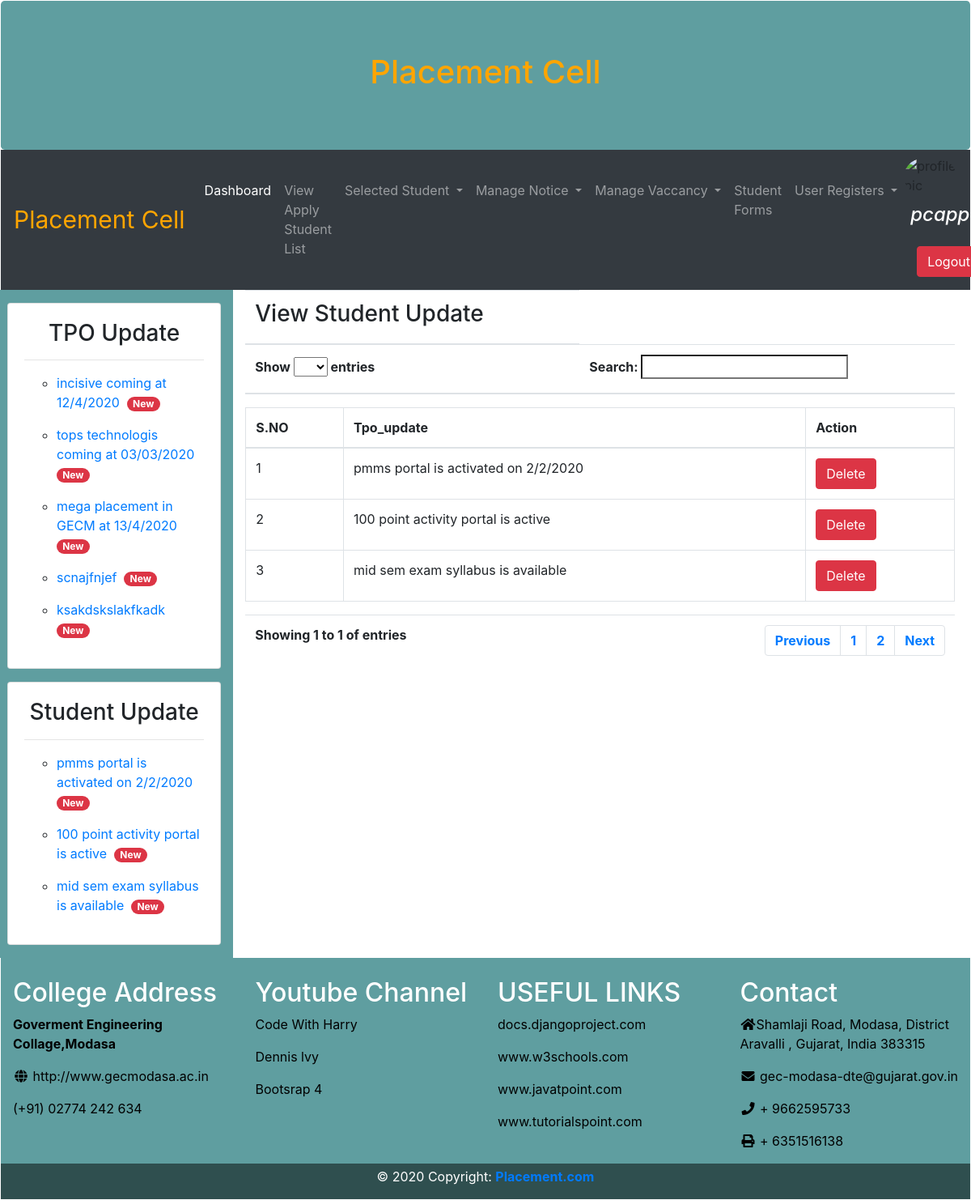
The page /pcadmin/view_student_update/ (signed in) on the database its author committed.
### pcapp/models.py (models this page shows, shortened)
class Tpo_Update(models.Model):
    tpo_update = models.TextField(max_length=300, default='1')

class Student_Update(models.Model):
    student_update = models.TextField(max_length=300, null=True)

### pcapp/decorators.py (the view)
    def wrapper_func(request, *args, **kwargs):
        group = None
        if request.user.groups.exists():
            group = request.user.groups.all()[0].name
        if group == 'student':
            return redirect('student_dashboard')
        if group == 'company':
            return redirect('company_dashboard')
        if group == 'admin':
            return view_func(request, *args, **kwargs)
        else:
            return HttpResponse("You are not authorized to view this page...")

### pcapp/views.py (called while the page is built)
@login_required(login_url='login')
@admin_only
def view_student_update(request):
    tpo = Tpo_Update.objects.all()
    studupdate = Student_Update.objects.all()
    context = {'tpo': tpo, 'studupdate': studupdate}
    return render(request, 'view_student_update.html', context)

### pcapp/templates/view_student_update.html (shortened to what this page needs)
{% extends 'admin.html' %}
{% block body %}
<table class="table">
    <thead>
    <tr>
        <th><h3>View Student Update</h3></th>
    </tr>
    <tr>
        <th><label>Show</label>
            <select name="tablesize">
                <option value="10" selected>{{n}}</option>
                <option value="15">15</option>
            </select>
            <label>entries</label>
        </th>
        <th>
            <label>Search:</label>
            <input type="search" name="search">
        </th>
    </tr>
    </thead>
</table>
<table class="table table-bordered">
    <tr>
        <th>S.NO</th>
        <th>Tpo_update</th>
        <th>Action</th>
    </tr>
    <tbody>
    {% for i in studupdate %}
    <tr>
        <td> {{ forloop.counter}}</td>
        <td>{{i.student_update}}</td>
        <td>
            <a href="{% url 'delete_student_update' i.id %}">
                <button class="btn btn-danger">Delete</button>
            </a>
        </td>
    </tr>
    {% endfor %}
    </tbody>
</table>
<table class="table">
    <tr>
        <th>Showing 1 to 1 of {{n}} entries</th>
        <th colspan="4">
            <ul class="pagination justify-content-end">
                <li class="page-item"><a class="page-link" href="javascript:void(0);">Previous</a></li>
                <li class="page-item"><a class="page-link" href="javascript:void(0);">1</a></li>
                <li class="page-item"><a class="page-link" href="javascript:void(0);">2</a></li>
                <li class="page-item"><a class="page-link" href="javascript:void(0);">Next</a></li>
            </ul>
        </th>
    </tr>
</table>
{% endblock %}

### pcapp/templates/basic.html (shortened to what this page needs)
<!DOCTYPE html>
{% load static %}
<html lang="en">
<head>
    <link rel="stylesheet" href="https://maxcdn.bootstrapcdn.com/bootstrap/4.4.1/css/bootstrap.min.css">
    <link rel="stylesheet" href="https://use.fontawesome.com/releases/v5.7.0/css/all.css"
>
    <link rel="stylesheet" href="media/pcapp/css/homecss.css" type="text/css">
</head>
<body>
<div class="container-flauid" style="margin:1px">
    <div class="jumbotron mb-0 text-center" style="background-color:#5F9EA0">
        <h1 style="color:orange;font-size:40px">Placement Cell</h1>
    </div>
    {% include 'navbar.html' %}
    <div class="row mr-1">
        <div class="col-sm-3" style="background-color:#5F9EA0">
            <div class="card ml-2 mt-3 mb-3">
                <div class="card-body text-center">
                    <h3>TPO Update</h3>
                    <hr>
                    <marquee class="text-left" direction="up" scrollamount="4">
                        {% for i in tpo %}
                        <ul type="circle">
                            <li><a href="">{{i.tpo_update}}&nbsp<span class="badge badge-danger badge-pill">New</span>
                            </a><br></li>
                        </ul>
                        {% endfor %}
                    </marquee>
                </div>
            </div>
            <div class="card ml-2 mt-3 mb-3">
                <div class="card-body text-center">
                    <h3>Student Update</h3>
                    <hr>
                    <marquee class="text-left" direction="up" scrollamount="4">
                        {% for i in studupdate %}
                        <ul type="circle">
                            <li><a href="">{{i.student_update}} &nbsp<span
                                    class="badge badge-danger badge-pill">New</span>
                            </a><br>
                            </li>
                        </ul>
                        {% endfor %}
                    </marquee>
                </div>
            </div>
        </div>
        <div class="col-sm-9">
            {% block body %}{% endblock %}
        </div>
    </div>
    <div class="footer col-md-12">
        <div class="row" style="background-color:#5F9EA0">
            <div class="col-md-3" style="background-color:#5F9EA0;color:white"><br>
                <h2>College Address</h2>
                <a href="" style="color:black">
                    <p><b>Goverment Engineering Collage,Modasa</b></p>
                    <a href="http://www.gecmodasa.ac.in" style="color:black"><p><i class="fa fa-fw fa-globe"></i>
                        http://www.gecmodasa.ac.in</p></a>
                    <p style="color:black">(+91) 02774 242 634</p>
                </a>
            </div>
            <div class="col-md-3" style="background-color:#5F9EA0;color:white">
                <br>
                <h2>Youtube Channel</h2>
                <p>
                    <a href="https://www.youtube.com/channel/UCeVMnSShP_Iviwkknt83cww" style="color:black">Code With
                        Harry</a>
                </p>
                <p>
                    <a href="https://www.youtube.com/channel/UCTZRcDjjkVajGL6wd76UnGg" style="color:black">Dennis
                        lvy</a>
                </p>
                <p>
                    <a href="https://www.w3schools.com/bootstrap4/" style="color:black">Bootsrap 4</a>
                </p>
            </div>
            <div class="col-md-3" style="background-color:#5F9EA0;color:white">
                <br>
                <h2>USEFUL LINKS</h2>
                <p>
                    <a href="https://docs.djangoproject.com/en/3.0/" style="color:black">docs.djangoproject.com</a>
                </p>
                <p>
                    <a href="https://www.w3schools.com/" style="color:black">www.w3schools.com</a>
                </p>
                <p>
                    <a href="https://www.javatpoint.com/" style="color:black">www.javatpoint.com</a>
                </p>
                <p>
                    <a href="https://www.tutorialspoint.com/django/index.htm"
                       style="color:black">www.tutorialspoint.com</a>
                </p>
            </div>
            <div class="col-md-3" style="background-color:#5F9EA0;color:white">
                <br>
                <h2>Contact</h2>
                <p style="color:black">
                    <i class="fa fa-fw fa-home"></i>Shamlaji Road, Modasa, District Aravalli , Gujarat, India 383315</p>
                <p style="color:black">
                    <i class="fa fa-fw fa-envelope"></i> gec-modasa-dte@gujarat.gov.in</p>
                <p style="color:black">
                    <i class="fa fa-fw fa-phone"></i> + 9662595733</p>
                <p style="color:black">
                    <i class="fa fa-fw fa-print"></i> + 6351516138</p>
            </div>
        </div>
        <div class="row">
            <div class="column2 col-md-12" style="background-color:#2F4F4F;">
                <p class="text-center mt-1" style="color:white">© 2020 Copyright:
                    <a href="https://mdbootstrap.com/education/bootstrap/">
                        <strong> Placement.com</strong>
                    </a>
                </p>
            </div>
        </div>
    </div>
</div>
</body>
</html>

### pcapp/templates/navbar.html (shortened to what this page needs)
{% load static %}
<nav class="navbar navbar-expand-sm bg-dark navbar-dark">
    <a class="navbar-brand" href="#" style="color:orange;font-size:30px">Placement Cell</a>
    <div class="collapse navbar-collapse" id="collapsibleNavbar">
        <ul class="navbar-nav">
            {% if request.user.student %}
            <li class="nav-item">
                <a class="nav-link active" href="{% url 'student_dashboard' %}">Dashboard</a>
            </li>
            <li class="nav-item dropdown">
                <a class="nav-link dropdown-toggle" href="#" id="navbardrop3" data-toggle="dropdown">
                    Fill Education Form
                </a>
                <div class="dropdown-menu">
                    <a class="dropdown-item" href="{% url 'student_form' %}">Add Details</a>
                    <a class="dropdown-item" href="{% url 'view_student_form' %}">View Details</a>
                </div>
            </li>
            <li class="nav-item">
                <a class="nav-link" href="{% url 'view_vaccancy' %}">view Vaccancy</a>
            </li>
            <li class="nav-item">
                <a class="nav-link" href="{% url 'applied_job_list' %}">History of applied Job</a>
            </li>
            <li class="nav-item">
                <a class="nav-link" href="../selected_student_list/">Selected Students list</a>
            </li>
            <li class="nav-item">
                <a class="nav-link" href="{% url 'saccount' %}">Profile</a>
            </li>
            <li class="nav-item dropdown">
                <a class="nav-link dropdown-toggle" href="#" id="navbardrop78" data-toggle="dropdown">
                    Success Story
                </a>
                <div class="dropdown-menu">
                    <a class="dropdown-item" href="{% url 'successStory' %}">Create Story</a>
                    <a class="dropdown-item" href="{% url 'view_successStory' %}">View Stories</a>
                </div>
            </li>
            {% elif request.user.is_staff %}
            <li class="nav-item">
                <a class="nav-link active" href="{% url 'admin_dashboard' %}">Dashboard</a>
            </li>
            <li class="nav-item">
                <a class="nav-link" href="{% url 'view_apply_student_list' %}">View Apply Student List</a>
            </li>
            <li class="nav-item dropdown">
                <a class="nav-link dropdown-toggle" href="#" id="navbardrop" data-toggle="dropdown">
                    Selected Student
                </a>
            </li>
            <li class="nav-item dropdown">
                <a class="nav-link dropdown-toggle" href="#" id="navbardrop12" data-toggle="dropdown">
                    Manage Notice
                </a>
            </li>
            <li class="nav-item dropdown">
                <a class="nav-link dropdown-toggle" href="#" id="navbardrop5" data-toggle="dropdown">
                    Manage Vaccancy
                </a>
            </li>
            <li class="nav-item">
                <a class="nav-link" href="{% url 'view_list_student_form' %}">Student Forms</a>
            </li>
            <li class="nav-item dropdown">
                <a class="nav-link dropdown-toggle" href="#" id="navbardrop4" data-toggle="dropdown">
                    User Registers
                </a>
            </li>
            {% endif %}
        </ul>
    </div>
    {% if request.user.is_staff %}
    <ul class="navbar-nav form-inline">
        <div class="media">
            <img src="{% static 'images/admin.JPG/' %}" alt="profile pic" class="mr-1 rounded-circle"
                 style="width:65px;height:50px;">
        </div>
        <li class="nav-item">
            <h4 class="nav-link" style="color:white"><i>{{request.user}}</i></h4>
        </li>
        <li class="nav-item">
            <a class="nav-link" href="{% url 'logout' %}">
                <button class="btn btn-danger ml-2">Logout</button>
            </a>
        </li>
    </ul>
    {% endif %}
</nav>

### rows shown on the page
Tpo_Update: tpo_update "incisive coming at 12/4/2020"
Tpo_Update: tpo_update "tops technologis coming at 03/03/2020"
Tpo_Update: tpo_update "mega placement in GECM at 13/4/2020"
Tpo_Update: tpo_update "scnajfnjef"
Tpo_Update: tpo_update "ksakdskslakfkadk"
Student_Update: student_update "pmms portal is activated on 2/2/2020"
Student_Update: student_update "100 point activity portal is active"
Student_Update: student_update "mid sem exam syllabus is available"

### other values the page prints
{{ request.user }} "pcapp"
